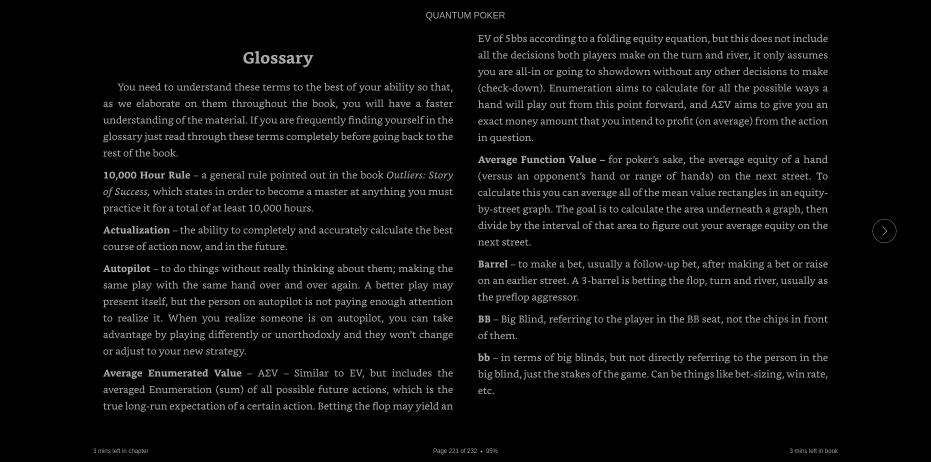
#> input picture test.png, 1862 x 924 px (shown at 1/2 size)
$ python -i image_preprocessor.py   (imports and definitions only)
#> lines starting #> are read from the running program, lines starting #| are printed output that depends on the picture; after the words box and inside, x2 and y2 are one past the last pixel; in counts of white or black regions, pixels touching at a corner belong together
#!/usr/bin/env python3
"""
Module for image preprocessing to improve OCR quality.
"""
import cv2
import numpy as np
import logging

# [1 line not run here, left out]
logger = logging.getLogger(__name__)

class ImagePreprocessor:
    """Handles preprocessing of images to optimize OCR results."""

    @staticmethod
    def preprocess_image(image_path):
        """
        Preprocess an image for better OCR results.

        Args:
            image_path (str): Path to the image file

        Returns:
            tuple: (original_resized, processed_image) - original and processed images
        """
#> called with image_path = 'test.png'
        try:
            # Load the image
            img = cv2.imread(image_path)
#> img is the input picture: shape (924, 1862, 3); mean B, G, R 9.6, 9.6, 9.6

            # Check if image loaded successfully
            if img is None:
                raise ValueError(f"Failed to load image: {image_path}")

            # Get image dimensions
            height, width = img.shape[:2]
#> height = 924; width = 1862

            # Resize image for better recognition if it's too small
            if width < 1000:
                scale_factor = 1000 / width
                img = cv2.resize(img, None, fx=scale_factor, fy=scale_factor, interpolation=cv2.INTER_CUBIC)

            # Copy original for later use
            original_resized = img.copy()

            # Convert to grayscale
            gray = cv2.cvtColor(img, cv2.COLOR_BGR2GRAY)

            # Apply adaptive thresholding and noise reduction
            processed = ImagePreprocessor._enhance_text(gray)

            return original_resized, processed

        except Exception as e:
            logger.error(f"Error preprocessing image {image_path}: {str(e)}")
            raise

    @staticmethod
    def _enhance_text(gray_image):
        """
        Apply various image processing techniques to enhance text visibility.

        Args:
            gray_image: Grayscale image

        Returns:
            Enhanced image for OCR
        """
        # Apply Gaussian blur to reduce noise
        blurred = cv2.GaussianBlur(gray_image, (5, 5), 0)

        # Apply adaptive threshold to get binary image
        binary = cv2.adaptiveThreshold(
            blurred, 255, cv2.ADAPTIVE_THRESH_GAUSSIAN_C,
            cv2.THRESH_BINARY, 11, 2
        )
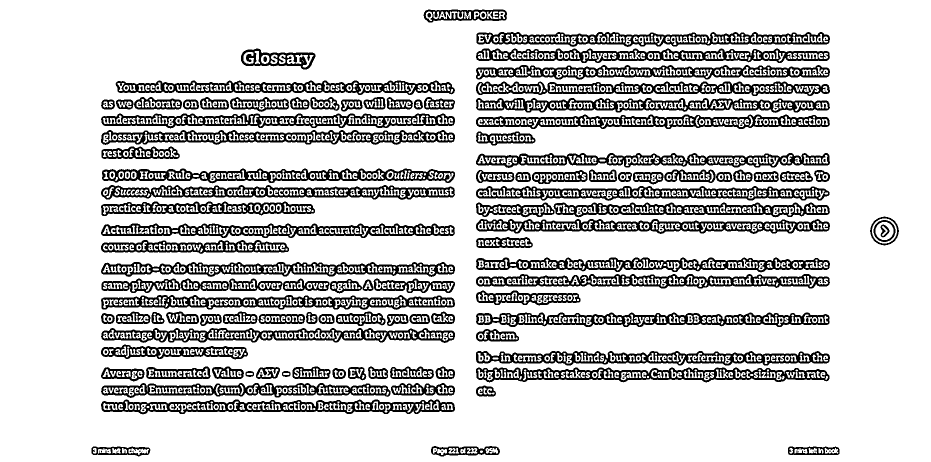
#> binary: shape (924, 1862) (shown at 1/2 size); 80.7% white; 955 black regions (544 under 20 px), largest, box (x1, y1, x2, y2) and area: (952, 735, 1659, 765) 9597, (202, 227, 910, 257) 9577, (952, 625, 1659, 654) 9495

        # Apply noise reduction
        denoised = cv2.fastNlMeansDenoising(binary, None, 10, 7, 21)

        # Apply morphological operations to improve text
        kernel = np.ones((1, 1), np.uint8)
        dilated = cv2.dilate(denoised, kernel, iterations=1)
        enhanced = cv2.erode(dilated, kernel, iterations=1)

        return enhanced

    # [65 lines left out: functions detect_text_regions, prepare_for_tesseract, not called in this run]

>>> result = ImagePreprocessor().preprocess_image('test.png')
